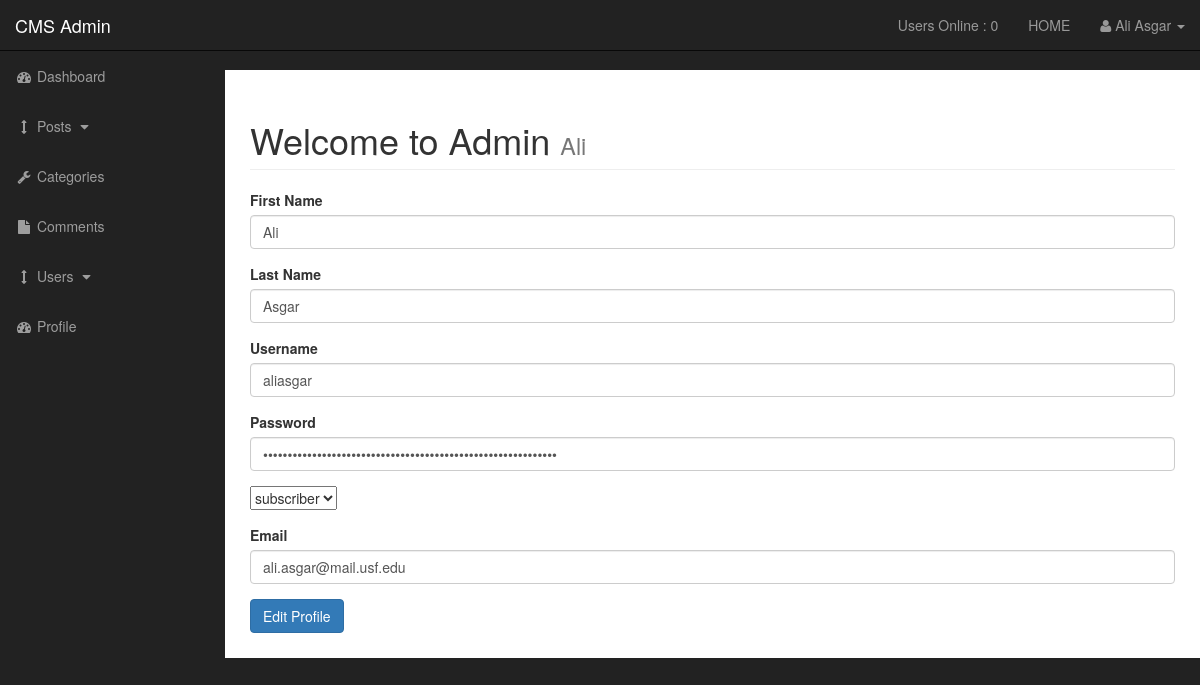
The app's page /admin/profile.php (signed in) with its own data.
### tables this page shows
CREATE TABLE `users` (
  `user_id` int(3) NOT NULL,
  `username` varchar(255) NOT NULL,
  `user_password` varchar(255) NOT NULL,
  `user_firstname` varchar(255) NOT NULL,
  `user_lastname` varchar(255) NOT NULL,
  `user_email` varchar(255) NOT NULL,
  `user_image` text NOT NULL,
  `user_role` varchar(255) NOT NULL,
  `randSalt` varchar(255) NOT NULL
);

### admin/profile.php (the view, shortened to what this page needs)
<?php include "includes/admin_header.php" ?>
    <div id="wrapper">
<?php include "includes/admin_navigation.php" ?>
<?php
    if(isset($_SESSION['id'])){
        $user_id= $_SESSION['id'];
        $query= "SELECT * FROM users WHERE user_id = $user_id";
        $select_user_profile_query= mysqli_query($connection, $query);
        while($row = mysqli_fetch_assoc($select_user_profile_query)){
            $user_password= $row['user_password'];
            $username= $row['username'];
            $user_firstname= $row['user_firstname'];
            $user_lastname= $row['user_lastname'];
            $user_email= $row['user_email'];
        }
    }
?>
        <div id="page-wrapper">
            <div class="container-fluid">
                <div class="row">
                    <div class="col-lg-12">
                        <h1 class="page-header">
                            Welcome to Admin
                            <small><?php echo $_SESSION['firstname']; ?></small>
                        </h1>
<form action="" method="post" enctype="multipart/form-data">
    <div class="form-group">
        <label for="user_firstname">First Name</label>
        <input value="<?php echo $user_firstname;?>" type="text" name="user_firstname" class="form-control">
     </div>
     <div class="form-group">
        <label for="user_lastname">Last Name</label>
        <input value="<?php echo $user_lastname;?>" type="text" name="user_lastname" class="form-control">
     </div>
     <div class="form-group">
        <label for="username">Username</label>
        <input value="<?php echo $username;?>" type="text" name="username" class="form-control">
     </div>
    <div class="form-group">
        <label for="user_password">Password</label>
        <input value="<?php echo $user_password;?>" type="password" name="user_password" class="form-control">
     </div>
    <div class="form-group">
        <select name="user_role" id="">
            <?php
            $query= "SELECT user_role FROM users WHERE user_id=$user_id";
            $result= mysqli_query($connection, $query);
            while($row = mysqli_fetch_assoc($result)){
                $role= $row['user_role'];
                if($role=='subscriber'){
                    echo "<option value='admin'>admin</option>";
                    echo "<option value='subscriber'>subscriber</option>";
                }else{
                    echo "<option value='subscriber'>subscriber</option>";
                }
            }
            ?>
        </select>
    </div>
     <div class="form-group">
        <label for="user_email">Email</label>
        <input value="<?php echo $user_email;?>" type="email" name="user_email" class="form-control">
     </div>
      <div class="form-group">
        <input type="submit" name="update_profile" class="btn btn-primary" value="Edit Profile">
     </div>
</form>
                    </div>
                </div>
            </div>
        </div>
    </div>
<?php include "includes/admin_footer.php" ?>

### admin/css/sb-admin.css (style rules this page uses)
body { margin-top: 100px; background-color: #222; }
@media (min-width:768px) { body { margin-top: 50px; } }
#wrapper { padding-left: 0; }
#page-wrapper { width: 100%; padding: 0; background-color: #fff; }
@media (min-width:768px) { #wrapper { padding-left: 225px; } }
@media (min-width:768px) { #page-wrapper { padding: 10px; } }

### records on screen
users: user_firstname "Ali", user_lastname "Asgar", username "aliasgar", user_email "ali.asgar@mail.usf.edu"

### other values on screen
users_online() "0"
$_SESSION['firstname'] "Ali"
$_SESSION['lastname'] "Asgar"
